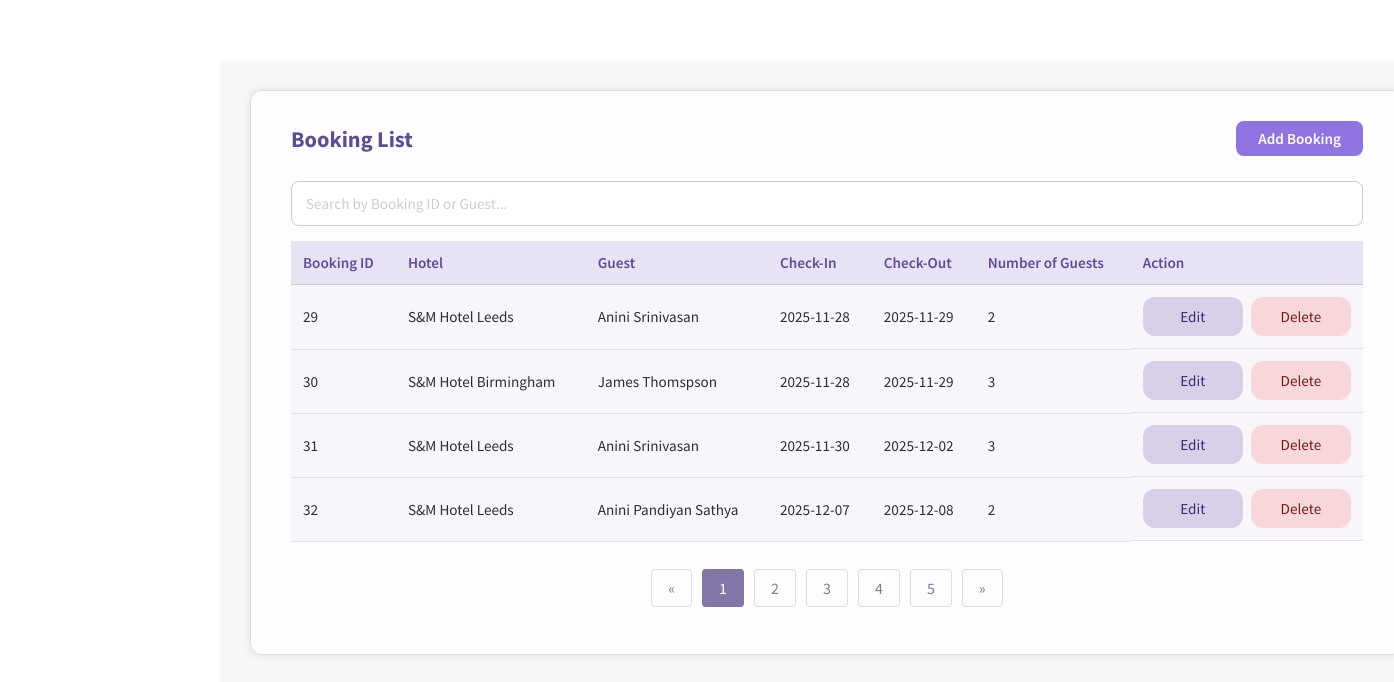
The app's page /booking.php (signed in), older data.
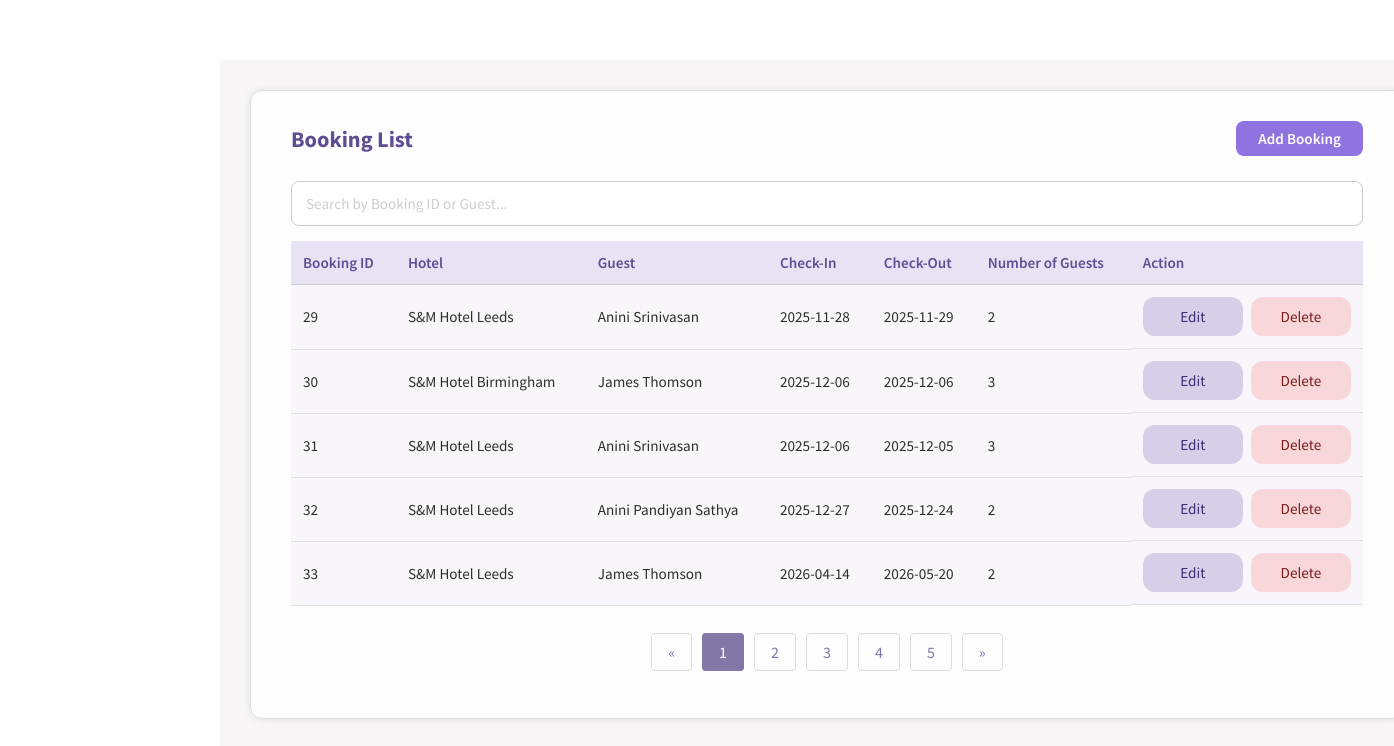
The same page, newer data.
### tables this page shows
CREATE TABLE BOOKING(
BOOKING_ID INTEGER NOT NULL PRIMARY KEY AUTOINCREMENT,
NO_OF_GUEST INTEGER NOT NULL,
DATE_IN DATE NOT NULL,
DATE_OUT DATE NOT NULL,
TIMESTAMP DATETIME NOT NULL NOT NULL DEFAULT (CURRENT_TIMESTAMP),
GUEST_ID INTEGER NOT NULL,
ROOM_ID INTEGER NOT NULL,
FOREIGN KEY (GUEST_ID) REFERENCES GUEST(GUEST_ID) ON DELETE CASCADE ON UPDATE CASCADE
FOREIGN KEY (ROOM_ID) REFERENCES ROOM(ROOM_ID) ON DELETE CASCADE ON UPDATE CASCADE
);

CREATE TABLE HOTEL(
HOTEL_ID INTEGER NOT NULL PRIMARY KEY AUTOINCREMENT,
HOTEL_NAME TEXT NOT NULL,
HOTEL_ADDRESS TEXT NOT NULL,
CITY TEXT NOT NULL,
POSTCODE TEXT NOT NULL,
HOTEL_TELNO TEXT NOT NULL UNIQUE,
HOTEL_EMAIL TEXT NOT NULL UNIQUE
);

CREATE TABLE GUEST(
GUEST_ID INTEGER NOT NULL PRIMARY KEY AUTOINCREMENT,
F_NAME TEXT NOT NULL,
M_NAME TEXT,
L_NAME TEXT NOT NULL,
GUEST_ADDRESS TEXT NOT NULL,
CITY TEXT NOT NULL,
POSTCODE TEXT NOT NULL,
GUEST_EMAIL TEXT NOT NULL UNIQUE,
GUEST_PHNO TEXT NOT NULL UNIQUE
);

### functions.php (the view, shortened to what this page needs)
<?php
function createDB()
{
    $db = new SQLite3('hotelSQL.db');
    $db->exec("PRAGMA foreign_keys = ON");
    return $db;
}
function BookingList($editingId = null)
{
    $db = createDB();
    $select_query = "SELECT * FROM BOOKING b INNER JOIN GUEST g ON (b.GUEST_ID = g.GUEST_ID) INNER JOIN ROOM r ON (b.ROOM_ID = r.ROOM_ID) INNER JOIN HOTEL h ON (r.HOTEL_ID = h.HOTEL_ID)";
    $result = $db->query($select_query);
    while ($row = $result->fetchArray(SQLITE3_ASSOC)) {
        if ($editingId == $row['BOOKING_ID']) {
            echo "<form method='post'><tr>";
            echo "<td>" . $row['BOOKING_ID'] . "</td>";
            echo "<input type='hidden' name='booking-id' value='" . $row['BOOKING_ID'] . "'>";
            echo "<td>";
            RoomDropdown('room-id', $row['ROOM_ID']);
            echo "</td>";
            echo "<td>";
            GuestDropdown('guest-id', $row['GUEST_ID']);
            echo "</td>";
            echo "<td>
                    <input type='date' name='date-in'
                           value='" . htmlspecialchars($row['DATE_IN']) . "'  min='" . date('Y-m-d') . "' required>
                  </td>";
            echo "<td>
                    <input type='date' name='date-out'
                           value='" . htmlspecialchars($row['DATE_OUT']) . "' min='" . date('Y-m-d') . "'required>
                  </td>";
            echo "<td>
                    <input type='number' name='num-guest'
                           value='" . htmlspecialchars($row['NO_OF_GUEST']) . "' required>
                  </td>";
            echo "<td>
                    <input type='submit' class='submit-btn' name='save' value='Save'>
                    <input type='submit' class='delete-button-in-list' name='cancel' value='Cancel'>
                  </td>";
            echo "</tr></form>";
        } else {
            echo "<form method='post'><tr>";
            echo "<td>" . $row['BOOKING_ID'] . "</td>";
            echo "<td>" . $row['HOTEL_NAME'] . "</td>";
            echo "<td>" . $row['F_NAME'] . " " . $row['L_NAME'] . "</td>";
            echo "<td>" . $row['DATE_IN'] . "</td>";
            echo "<td>" . $row['DATE_OUT'] . "</td>";
            echo "<td>" . $row['NO_OF_GUEST'] . "</td>";
            echo "<td>
                    <input type='hidden' name='booking-id' value='" . $row['BOOKING_ID'] . "'>
                    <input type='submit' class='edit-button-in-list' name='edit' value='Edit'>
                    <input type='submit' class='delete-button-in-list' name='delete' value='Delete'>
                  </td>";
            echo "</tr></form>";
        }
    }
}
?>

### booking.php (shortened to what this page needs)
<!DOCTYPE html>
<html lang="en">
<head>
    <link rel="stylesheet" href="style.css" />
</head>
<?php
require_once("functions.php");
$editingId = null;
?>
<body onload="loadNavbar()">
    <div class="main_content">
        <section class="add-container">
            <div class="heading-row">
                <h2>Booking List</h2>
                <a class="add-btn" href="booking-add.php">Add Booking</a>
            </div>
            <div class="search-bar">
                <input type="text" id="searchInput" placeholder="Search by Booking ID or Guest..." autocomplete="off"
                    onkeyup="filterBookingList(this)">
            </div>
            <table class="base-table">
                <thead>
                    <tr>
                        <th>Booking ID</th>
                        <th>Hotel</th>
                        <th>Guest</th>
                        <th>Check-In</th>
                        <th>Check-Out</th>
                        <th>Number of Guests</th>
                        <th>Action</th>
                    </tr>
                </thead>
                <tbody>
                    <?php BookingList($editingId); ?>
                </tbody>
            </table>
            <br />
            <ul class="pagination">
                <li><a href="#">&laquo;</a></li>
                <li class="active"><a href="#">1</a></li>
                <li><a href="#">2</a></li>
                <li><a href="#">3</a></li>
                <li><a href="#">4</a></li>
                <li><a href="#">5</a></li>
                <li><a href="#">&raquo;</a></li>
            </ul>
        </section>
    </div>
</body>
</html>

### style.css (style rules this page uses)
html, body { margin: 0; padding: 0; box-sizing: border-box; }
*, *::before, *::after { box-sizing: inherit; }
* { font-family: "Source Sans Pro", Helvetica, sans-serif; }
input::placeholder { color: #ccc; }
.main_content { margin-top: 60px; margin-left: 220px; padding: 30px 40px 40px 30px; background: #f8f6f6; min-height: calc(100vh - 60px); color: #2e2e2e; flex: 1; width: 97%; }
.add-container h2 { color: #5f4d93; font-size: 1.4rem; font-weight: 700; margin-bottom: 20px; text-align: left; }
.add-container .search-bar { margin: 10px 0; padding: 5px 0; }
.add-container .search-bar input { display: block; width: 100%; padding: 12px 14px; border: 1px solid #ccc; }
.base-table { width: 100%; border-collapse: collapse; color: #2e2e2e; font-size: 0.95rem; background-color: #fff; }
.base-table thead { background-color: #e8e3f4; }
.base-table th { text-align: left; font-weight: 600; color: #5f4d93; padding: 12px; border-bottom: 1px solid #ccc; }
.base-table td { padding: 12px; border-bottom: 1px solid #e0e0e0; }
.base-table td:last-child { display: flex; justify-content: flex-start; align-items: center; gap: 8px; }
.base-table tr:nth-child(even) { background-color: #f8f6fb; }
.add-container { width: 90%; max-width: none; padding: 30px 40px 40px 40px; margin: 0 0 30px 0; background: rgba(255, 255, 255, 0.8); border-radius: 12px; border: 1px solid #ddd; box-shadow: 0 0 8px rgba(0, 0, 0, 0.1); }
.add-container input { padding: 10px; border: 1px solid #ccc; border-radius: 8px; font-size: 0.95rem; background-color: #fff; transition: border-color 0.3s, box-shadow 0.3s; }
.add-container td input[type="submit"] { padding: 10px 28px; border: none; border-radius: 12px; font-size: 0.95rem; font-weight: 500; cursor: pointer; }
.add-container .edit-button-in-list { background-color: #d7cfe8; color: #3b2d75; }
.add-container .delete-button-in-list { background-color: #f8d7da; color: #7a1c1c; }
.base-form input, .add-container input, .add-container select, .base-form select { width: 50%; max-width: 100%; }
.pagination { display: flex; justify-content: center; list-style-type: none; padding: 0; }
.pagination li { margin: 0 5px; }
.pagination a { text-decoration: none; color: #8277a6; padding: 8px 16px; border: 1px solid #ddd; border-radius: 4px; }
.pagination .active a { background-color: #8277a6; color: #ffffff; border: 1px solid #8277a6; }
.add-btn { display: inline-block; padding: 8px 22px; background-color: #8e73e1; color: #fff; border-radius: 8px; font-weight: 600; font-size: 0.95rem; text-decoration: none; transition: background 0.2s ease; }
.heading-row { display: flex; align-items: center; justify-content: space-between; margin-bottom: 20px; }
.heading-row h2 { margin: 0; color: #5f4d93; font-size: 1.4rem; font-weight: 700; }

Row changes from the older to the newer data that the page shows:
changed booking "S&M Hotel Birmingham": GUEST_ID.L_NAME "Thomspson" → "Thomson"; DATE_IN "2025-11-28" → "2025-12-06"; DATE_OUT "2025-11-29" → "2025-12-06"
changed booking id 31: DATE_IN "2025-11-30" → "2025-12-06"; DATE_OUT "2025-12-02" → "2025-12-05"
changed booking "Pandiyan Sathya": DATE_IN "2025-12-07" → "2025-12-27"; DATE_OUT "2025-12-08" → "2025-12-24"
added booking: BOOKING_ID "33", hotel.HOTEL_NAME "S&M Hotel Leeds", GUEST_ID.F_NAME "James", GUEST_ID.L_NAME "Thomson", DATE_IN "2026-04-14", DATE_OUT "2026-05-20", NO_OF_GUEST "2"
